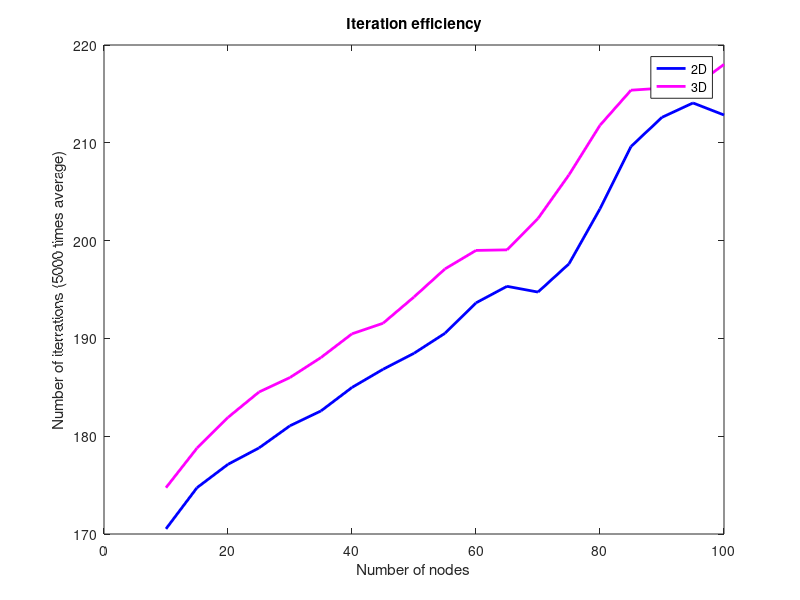
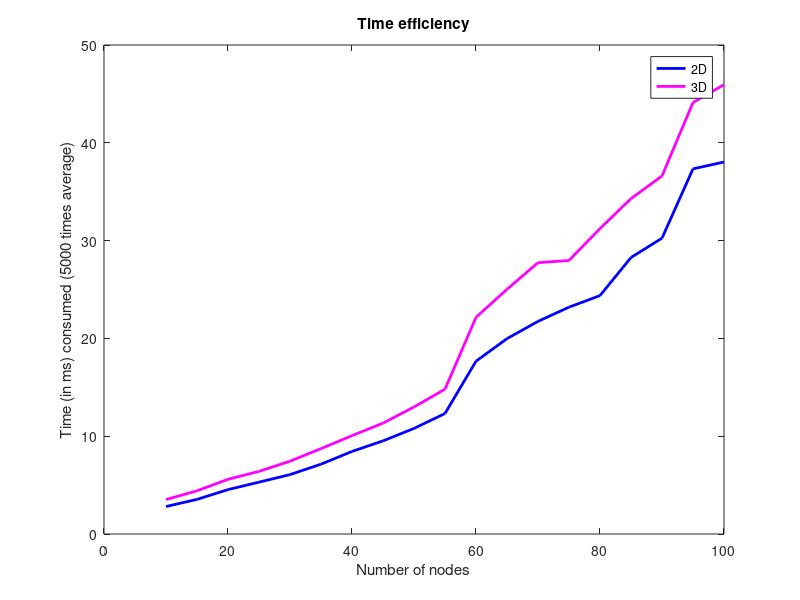

These charts were generated, in order, by the following MATLAB code:
clear all; close all; clc;

d2 = load('./statistics/statistics_2D.mat');
d3 = load('./statistics/statistics_3D.mat');

figure;
plot(d2.num_nodes, d2.iter_array, 'color', 'b', 'linewidth', 2.0); hold on;
plot(d3.num_nodes, d3.iter_array, 'color', 'm', 'linewidth', 2.0); hold off;
xlabel('Number of nodes')
ylabel('Number of iterrations (5000 times average)')
legend('2D','3D')
title('Iteration efficiency')

figure;
plot(d2.num_nodes, d2.time_array * 1000, 'color', 'b', 'linewidth', 2.0); hold on;
plot(d3.num_nodes, d3.time_array * 1000, 'color', 'm', 'linewidth', 2.0); hold off;
xlabel('Number of nodes')
ylabel('Time (in ms) consumed (5000 times average)')
legend('2D','3D')
title('Time efficiency')